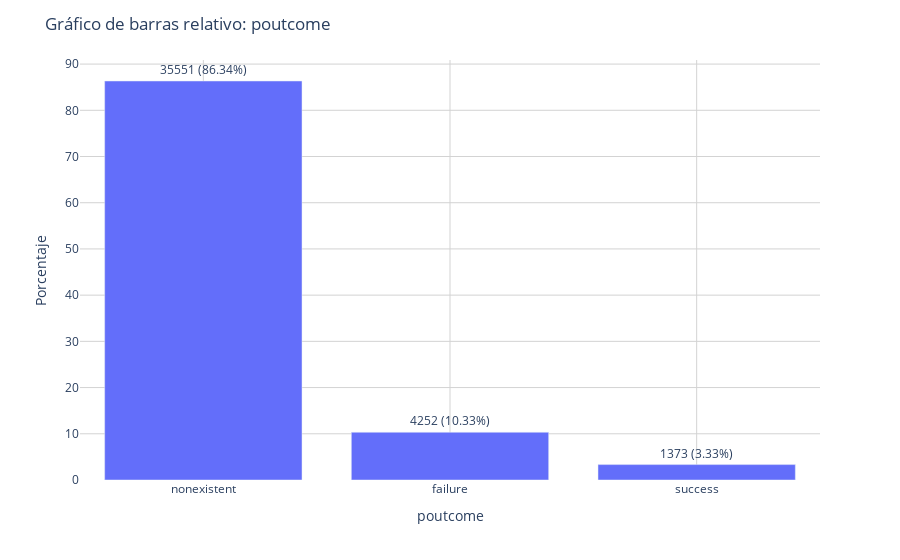

Here is the notebook cell this chart was saved with:
### Markdown cell above
### Campaña previa

### Code cell
# Definimos el segmento de "campaña previa" (categóricas y numéricas) para que el código sea legible
segmento_campana_previa_cat = ["poutcome"] # categóricas
segmento_campana_previa_num = ["pdays", "previous"] # numéricas

#Llamamos a los graficos de forma organizada
print('### Entendimiento de las variables de la campaña previa')
for col in segmento_campana_previa_cat:
    fun.graficar_barras_relativo_px(df, col)

### Figure 1 — Plotly figure (JSON) as saved in the notebook; plotly's stock layout.template omitted (floating-point values rounded to 4 significant figures)
{"data": [{"alignmentgroup": "True", "hovertemplate": "poutcome=%{x}<br>Porcentaje=%{y}<br>Texto=%{text}<extra></extra>", "legendgroup": "", "marker": {"color": "#636efa", "pattern": {"shape": ""}}, "name": "", "offsetgroup": "", "orientation": "v", "showlegend": false, "text": ["35551 (86.34%)", "4252 (10.33%)", "1373 (3.33%)"], "textposition": "outside", "texttemplate": "%{text}", "type": "bar", "x": ["nonexistent", "failure", "success"], "xaxis": "x", "y": [86.34, 10.33, 3.334], "yaxis": "y"}], "layout": {"barmode": "relative", "legend": {"tracegroupgap": 0}, "margin": {"t": 60}, "plot_bgcolor": "white", "title": {"text": "Gráfico de barras relativo: poutcome"}, "xaxis": {"anchor": "y", "domain": [0, 1], "gridcolor": "lightgrey", "showgrid": true, "title": {"text": "poutcome"}}, "yaxis": {"anchor": "x", "domain": [0, 1], "gridcolor": "lightgrey", "showgrid": true, "title": {"text": "Porcentaje"}}}}
